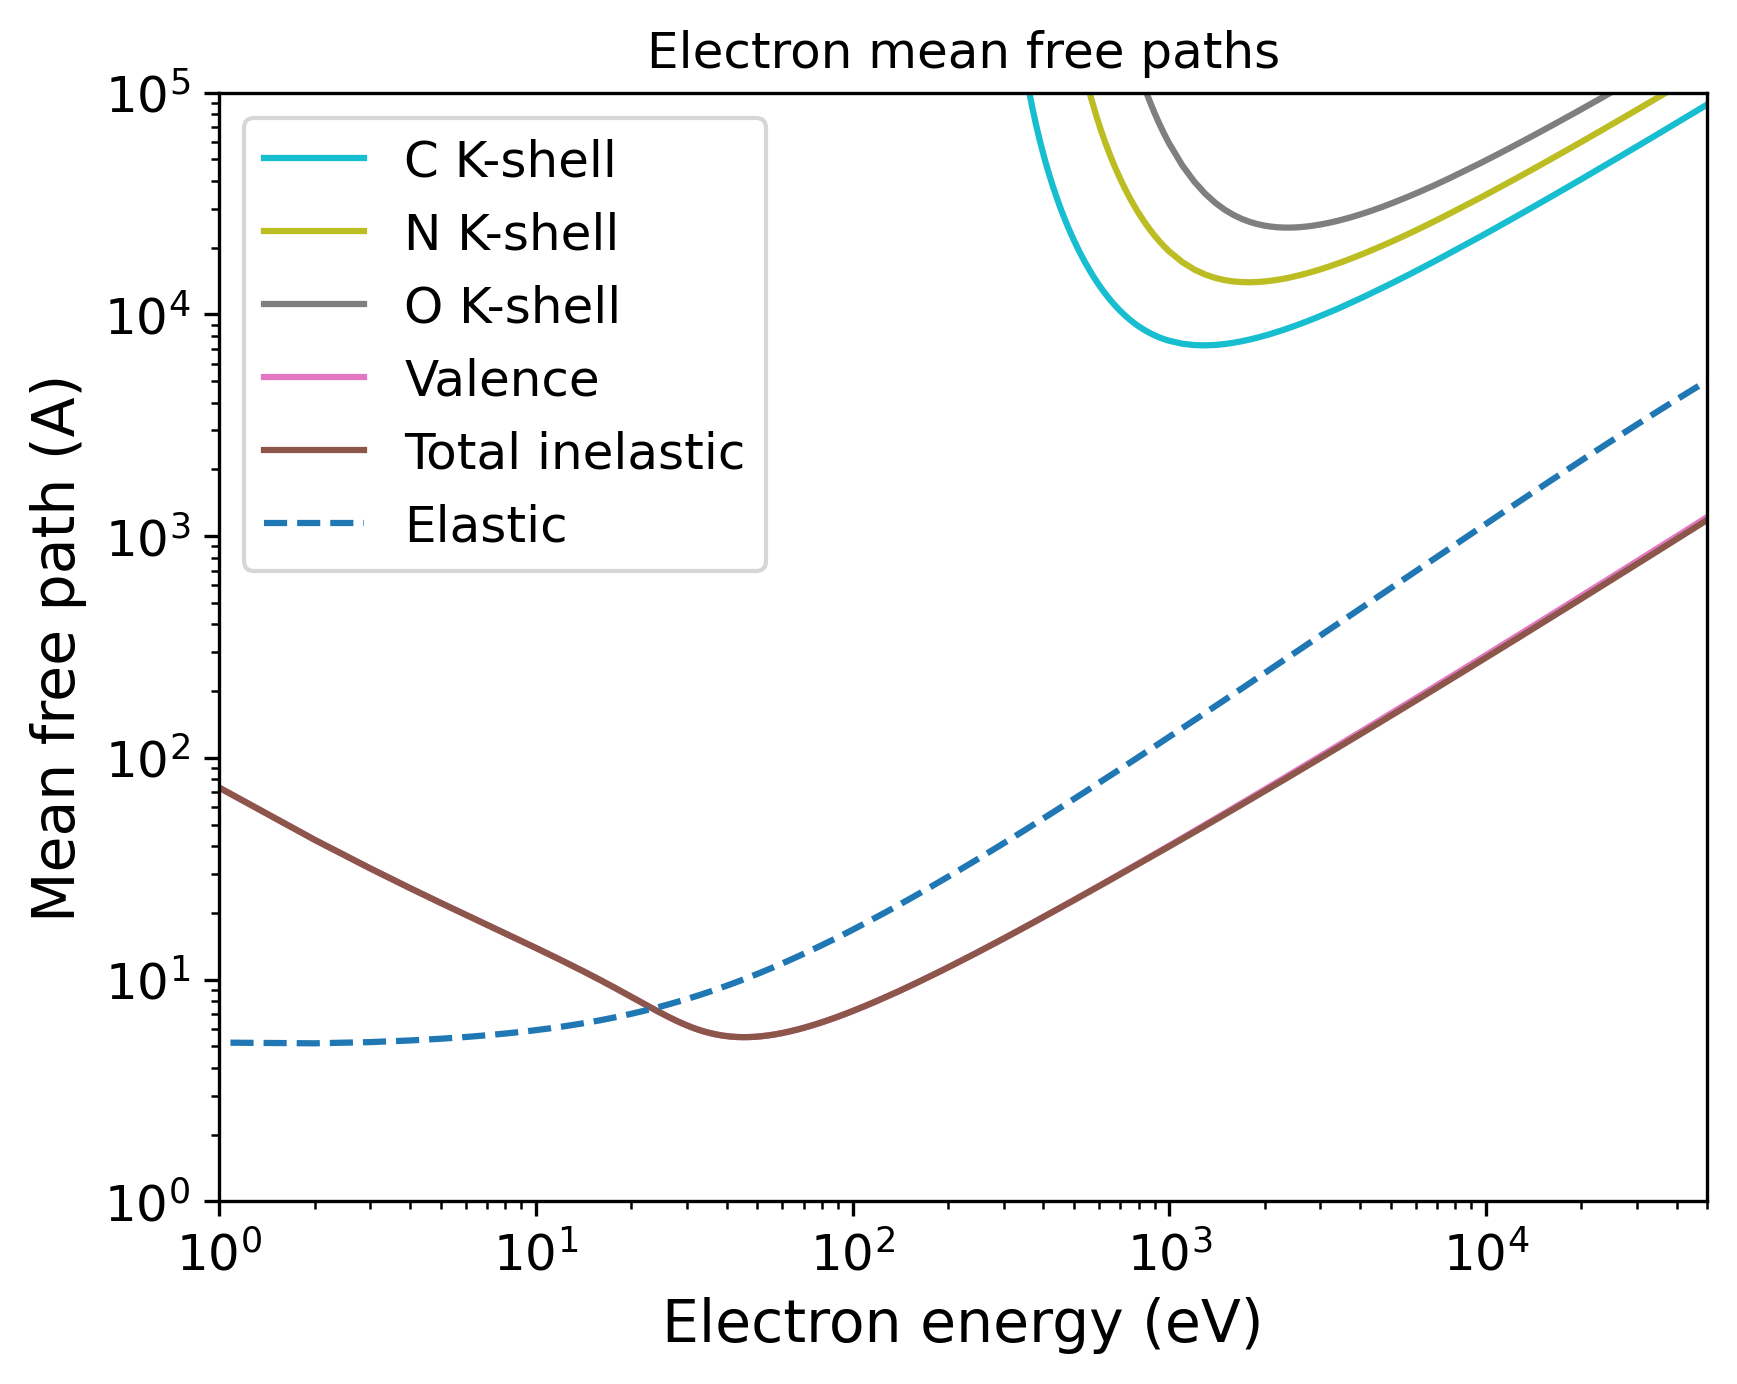

The Python source for this figure:
import pandas as pd
import numpy as np
import matplotlib.pyplot as plt
import matplotlib.cm as cm
# Set the format:
plt.xlabel("Electron energy (eV)", fontsize=14)
plt.ylabel("Mean free path (A)", fontsize=14)
plt.xticks(fontsize=12)
plt.yticks(fontsize=12)
plt.grid(False)
# Set the axes:
# Read the output file:
df = pd.read_csv(r"OUTPUT_Angiotensin_II_Electron_IMFP.dat", sep=r'\s+', header=None, comment="#", skipinitialspace=True)
plt.xscale("log")
plt.yscale("log")
# Prepare the plot:
columns_to_plot = [ 1, 2, 3, 4, 5]
labels = [ "C K-shell", "N K-shell", "O K-shell", "Valence", "Total inelastic"]
# Create N distinct colors from a colormap
N = len(columns_to_plot)
colors = plt.cm.tab10(np.linspace(1, 0, 10))
# Set line styles:
linestyles = [ "-", "-", "-", "-", "-"]
for i, col in enumerate(columns_to_plot):
    color = colors[i % len(colors)]
    ls    = linestyles[i % len(linestyles)]
    label = labels[i % len(labels)]
    plt.plot(df.iloc[:, 0], df.iloc[:, col],
    color=color,
    label=label,
    linestyle=ls)
# Add a curve from the second file
df2 = pd.read_csv(r"OUTPUT_Angiotensin_II_Electron_EMFP.dat", sep=r'\s+', header=None, comment="#", skipinitialspace=True)
columns_to_plot2 = [ 5]
labels2 = [ "Elastic"]
# Create second part of the plot:
for col, label in zip(columns_to_plot2, labels2):
    plt.plot(df2.iloc[:, 0], df2.iloc[:, col], label=label, linestyle="--")
plt.xlim(1.00000000,50000.00000000)
plt.ylim(1.00000000,100000.00000000)
plt.title("Electron mean free paths")
plt.legend(loc="best", fontsize=12)
# Save the plot in this format:
plt.savefig("OUTPUT_MFP_electron.png", dpi=300, bbox_inches="tight")
